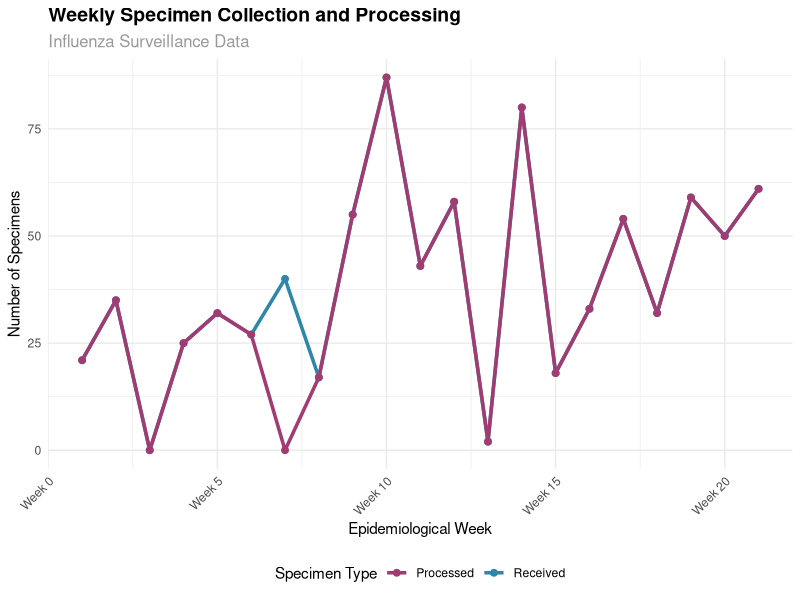
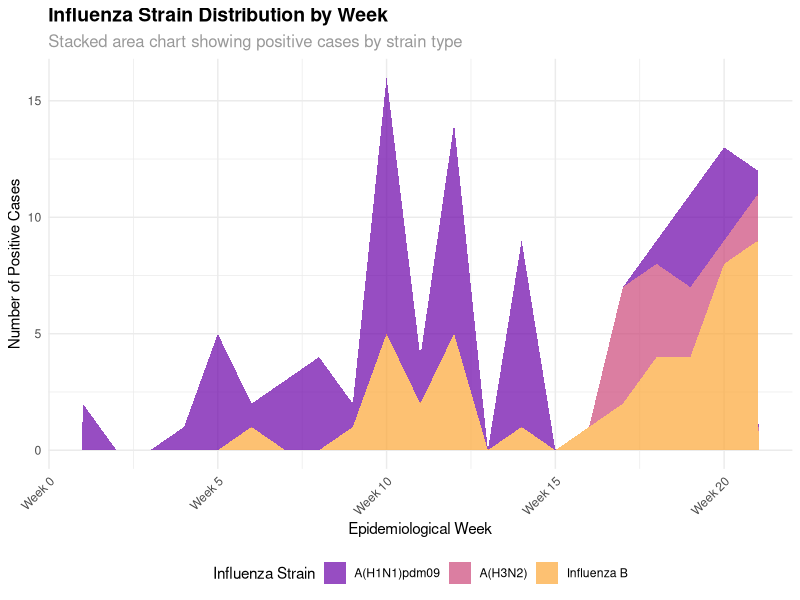
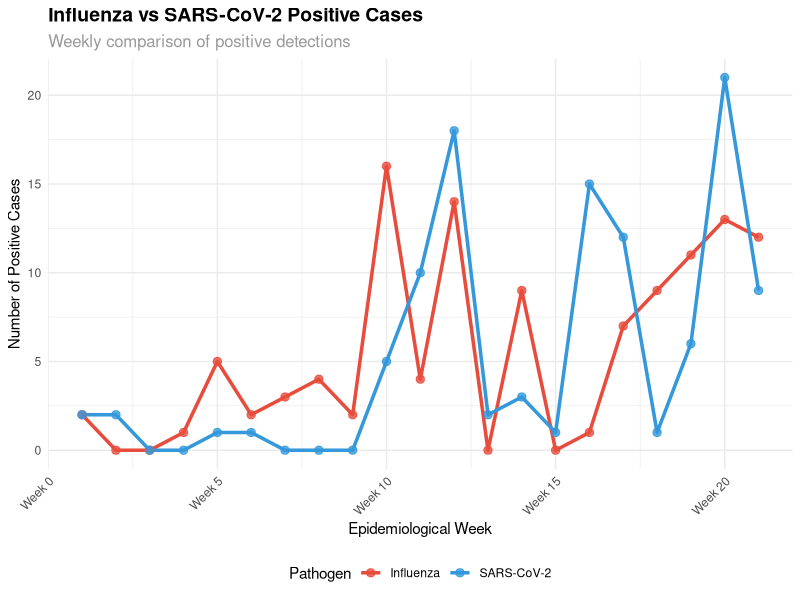
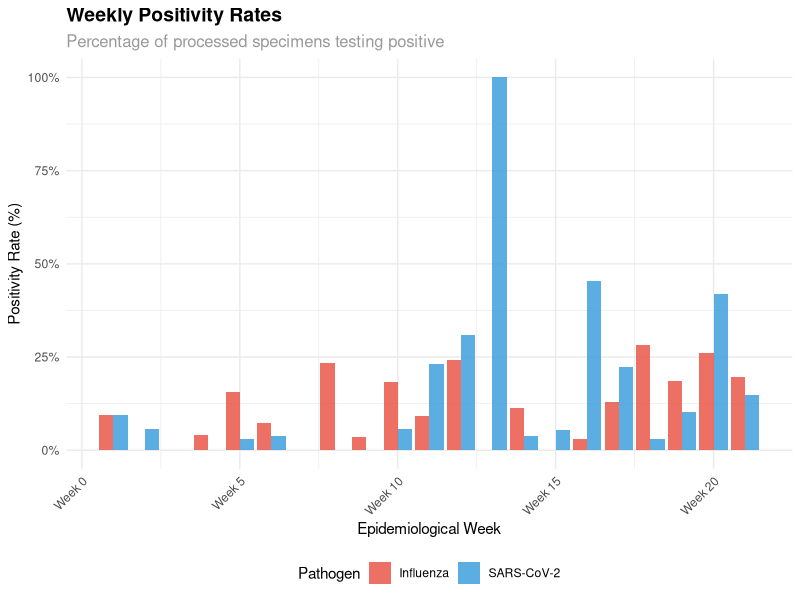
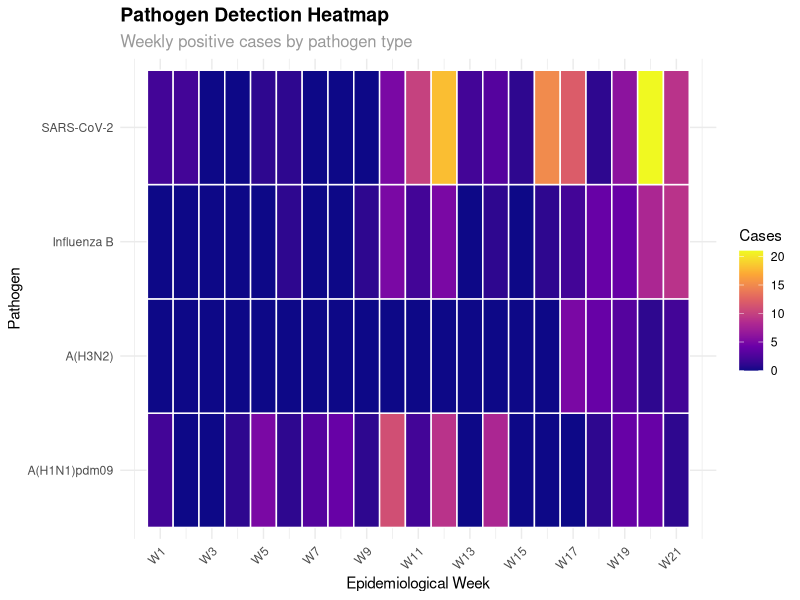
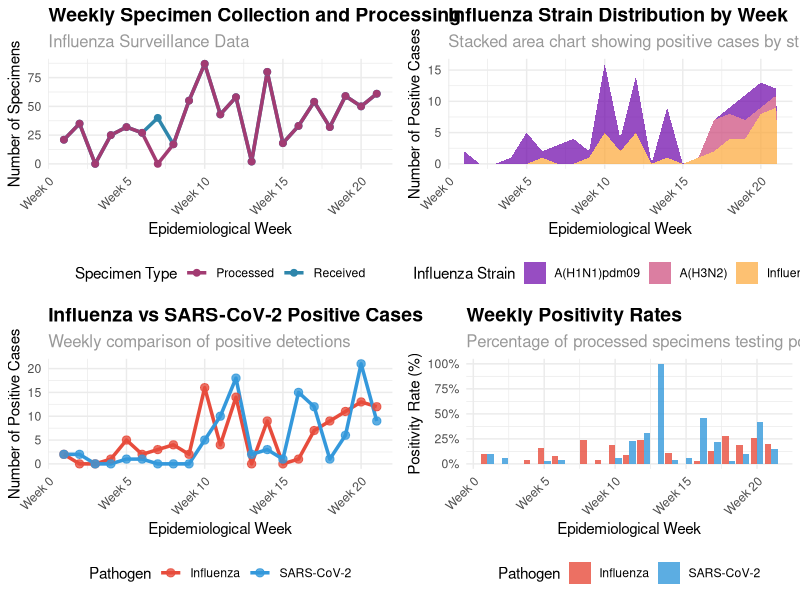

The R script that drew these images, in order:
# Load required libraries
library(ggplot2)
library(dplyr)
library(tidyr)
library(scales)
library(viridis)
library(gridExtra)
library(readr)

# Read the data
flu_data <- read_csv("Influenza_summary_data.csv")
#flu_data <- janitor::clean_names(flu_data)
#glimpse(flu_data)

# Clean and prepare data
flu_data_clean <- flu_data %>%
  filter(WEEK != "Total") %>%  # Remove total row
  mutate(
    week_num = as.numeric(gsub("Week ", "", WEEK)),
    # Calculate positivity rates
    flu_positivity_rate = (`Total Influenza Positive` / `Specimens Processed`) * 100,
    covid_positivity_rate = (`Total SARS-CoV-2 Positive` / `Specimens Processed`) * 100,
    # Handle division by zero
    flu_positivity_rate = ifelse(is.infinite(flu_positivity_rate) | is.nan(flu_positivity_rate), 
                                0, flu_positivity_rate),
    covid_positivity_rate = ifelse(is.infinite(covid_positivity_rate) | is.nan(covid_positivity_rate), 
                                  0, covid_positivity_rate)
  )

# 1. Weekly Specimens Received and Processed
p1 <- ggplot(flu_data_clean, aes(x = week_num)) +
  geom_line(aes(y = `Specimens Received`, color = "Received"), size = 1.2) +
  geom_line(aes(y = `Specimens Processed`, color = "Processed"), size = 1.2) +
  geom_point(aes(y = `Specimens Received`, color = "Received"), size = 2) +
  geom_point(aes(y = `Specimens Processed`, color = "Processed"), size = 2) +
  scale_color_manual(values = c("Received" = "#2E86AB", "Processed" = "#A23B72")) +
  scale_x_continuous(breaks = seq(0, 25, 5), labels = paste0("Week ", seq(0, 25, 5))) +
  labs(
    title = "Weekly Specimen Collection and Processing",
    subtitle = "Influenza Surveillance Data",
    x = "Epidemiological Week",
    y = "Number of Specimens",
    color = "Specimen Type"
  ) +
  theme_minimal() +
  theme(
    plot.title = element_text(size = 14, face = "bold"),
    plot.subtitle = element_text(size = 12, color = "gray60"),
    axis.text.x = element_text(angle = 45, hjust = 1),
    legend.position = "bottom"
  )

# 2. Influenza Strain Distribution Over Time
flu_strains <- flu_data_clean %>%
  select(week_num, `Pandemic A (H1N1)`, `A (H3)`, influenza_B) %>%
  pivot_longer(cols = -week_num, names_to = "strain", values_to = "count") %>%
  mutate(strain = case_when(
    strain == "Pandemic A (H1N1)" ~ "A(H1N1)pdm09",
    strain == "A (H3)" ~ "A(H3N2)",
    strain == "influenza_B" ~ "Influenza B",
    TRUE ~ strain
  ))

p2 <- ggplot(flu_strains, aes(x = week_num, y = count, fill = strain)) +
  geom_area(alpha = 0.7) +
  scale_fill_viridis_d(option = "plasma", begin = 0.2, end = 0.8) +
  scale_x_continuous(breaks = seq(0, 25, 5), labels = paste0("Week ", seq(0, 25, 5))) +
  labs(
    title = "Influenza Strain Distribution by Week",
    subtitle = "Stacked area chart showing positive cases by strain type",
    x = "Epidemiological Week",
    y = "Number of Positive Cases",
    fill = "Influenza Strain"
  ) +
  theme_minimal() +
  theme(
    plot.title = element_text(size = 14, face = "bold"),
    plot.subtitle = element_text(size = 12, color = "gray60"),
    axis.text.x = element_text(angle = 45, hjust = 1),
    legend.position = "bottom"
  )

# 3. Influenza vs COVID-19 Comparison
comparison_data <- flu_data_clean %>%
  select(week_num, `Total Influenza Positive`, `Total SARS-CoV-2 Positive`) %>%
  pivot_longer(cols = -week_num, names_to = "pathogen", values_to = "count") %>%
  mutate(pathogen = ifelse(pathogen == "Total Influenza Positive", "Influenza", "SARS-CoV-2"))

p3 <- ggplot(comparison_data, aes(x = week_num, y = count, color = pathogen)) +
  geom_line(size = 1.2) +
  geom_point(size = 2.5, alpha = 0.8) +
  scale_color_manual(values = c("Influenza" = "#E74C3C", "SARS-CoV-2" = "#3498DB")) +
  scale_x_continuous(breaks = seq(0, 25, 5), labels = paste0("Week ", seq(0, 25, 5))) +
  labs(
    title = "Influenza vs SARS-CoV-2 Positive Cases",
    subtitle = "Weekly comparison of positive detections",
    x = "Epidemiological Week",
    y = "Number of Positive Cases",
    color = "Pathogen"
  ) +
  theme_minimal() +
  theme(
    plot.title = element_text(size = 14, face = "bold"),
    plot.subtitle = element_text(size = 12, color = "gray60"),
    axis.text.x = element_text(angle = 45, hjust = 1),
    legend.position = "bottom"
  )

# 4. Positivity Rates
positivity_data <- flu_data_clean %>%
  select(week_num, flu_positivity_rate, covid_positivity_rate) %>%
  pivot_longer(cols = -week_num, names_to = "pathogen", values_to = "rate") %>%
  mutate(pathogen = case_when(
    pathogen == "flu_positivity_rate" ~ "Influenza",
    pathogen == "covid_positivity_rate" ~ "SARS-CoV-2",
    TRUE ~ pathogen
  ))

p4 <- ggplot(positivity_data, aes(x = week_num, y = rate, fill = pathogen)) +
  geom_col(position = "dodge", alpha = 0.8) +
  scale_fill_manual(values = c("Influenza" = "#E74C3C", "SARS-CoV-2" = "#3498DB")) +
  scale_x_continuous(breaks = seq(0, 25, 5), labels = paste0("Week ", seq(0, 25, 5))) +
  scale_y_continuous(labels = percent_format(scale = 1)) +
  labs(
    title = "Weekly Positivity Rates",
    subtitle = "Percentage of processed specimens testing positive",
    x = "Epidemiological Week",
    y = "Positivity Rate (%)",
    fill = "Pathogen"
  ) +
  theme_minimal() +
  theme(
    plot.title = element_text(size = 14, face = "bold"),
    plot.subtitle = element_text(size = 12, color = "gray60"),
    axis.text.x = element_text(angle = 45, hjust = 1),
    legend.position = "bottom"
  )

# 5. Summary Statistics Table
summary_stats <- flu_data %>%
  filter(WEEK == "Total") %>%
  select(-WEEK) %>%
  pivot_longer(everything(), names_to = "Metric", values_to = "Count") %>%
  mutate(
    Percentage = case_when(
      Metric %in% c("Pandemic A (H1N1)", "A (H3)", "influenza_B") ~ 
        round((Count / flu_data$`Total Influenza Positive`[flu_data$WEEK == "Total"]) * 100, 1),
      Metric == "Total Influenza Positive" ~ 
        round((Count / flu_data$`Specimens Processed`[flu_data$WEEK == "Total"]) * 100, 1),
      Metric == "Total SARS-CoV-2 Positive" ~ 
        round((Count / flu_data$`Specimens Processed`[flu_data$WEEK == "Total"]) * 100, 1),
      TRUE ~ NA_real_
    )
  )

# 6. Heatmap of Weekly Activity
heatmap_data <- flu_data_clean %>%
  select(week_num, `Pandemic A (H1N1)`, `A (H3)`, influenza_B, `Total SARS-CoV-2 Positive`) %>%
  pivot_longer(cols = -week_num, names_to = "pathogen", values_to = "count") %>%
  mutate(pathogen = case_when(
    pathogen == "Pandemic A (H1N1)" ~ "A(H1N1)pdm09",
    pathogen == "A (H3)" ~ "A(H3N2)",
    pathogen == "influenza_B" ~ "Influenza B",
    pathogen == "Total SARS-CoV-2 Positive" ~ "SARS-CoV-2",
    TRUE ~ pathogen
  ))

p5 <- ggplot(heatmap_data, aes(x = week_num, y = pathogen, fill = count)) +
  geom_tile(color = "white", size = 0.5) +
  scale_fill_viridis_c(option = "plasma", name = "Cases") +
  scale_x_continuous(breaks = seq(1, 21, 2), labels = paste0("W", seq(1, 21, 2))) +
  labs(
    title = "Pathogen Detection Heatmap",
    subtitle = "Weekly positive cases by pathogen type",
    x = "Epidemiological Week",
    y = "Pathogen"
  ) +
  theme_minimal() +
  theme(
    plot.title = element_text(size = 14, face = "bold"),
    plot.subtitle = element_text(size = 12, color = "gray60"),
    axis.text.x = element_text(angle = 45, hjust = 1)
  )

# Display plots
print(p1)
print(p2)
print(p3)
print(p4)
print(p5)

# Print summary statistics
print("=== SURVEILLANCE SUMMARY STATISTICS ===")
print(summary_stats)

# Create a combined dashboard layout
dashboard <- grid.arrange(p1, p2, p3, p4, ncol = 2, nrow = 2)

# Save plots (optional)
# ggsave("specimens_processed.png", p1, width = 10, height = 6, dpi = 300)
# ggsave("strain_distribution.png", p2, width = 10, height = 6, dpi = 300)
# ggsave("flu_vs_covid.png", p3, width = 10, height = 6, dpi = 300)
# ggsave("positivity_rates.png", p4, width = 10, height = 6, dpi = 300)
# ggsave("pathogen_heatmap.png", p5, width = 12, height = 6, dpi = 300)
# ggsave("surveillance_dashboard.png", dashboard, width = 16, height = 12, dpi = 300)